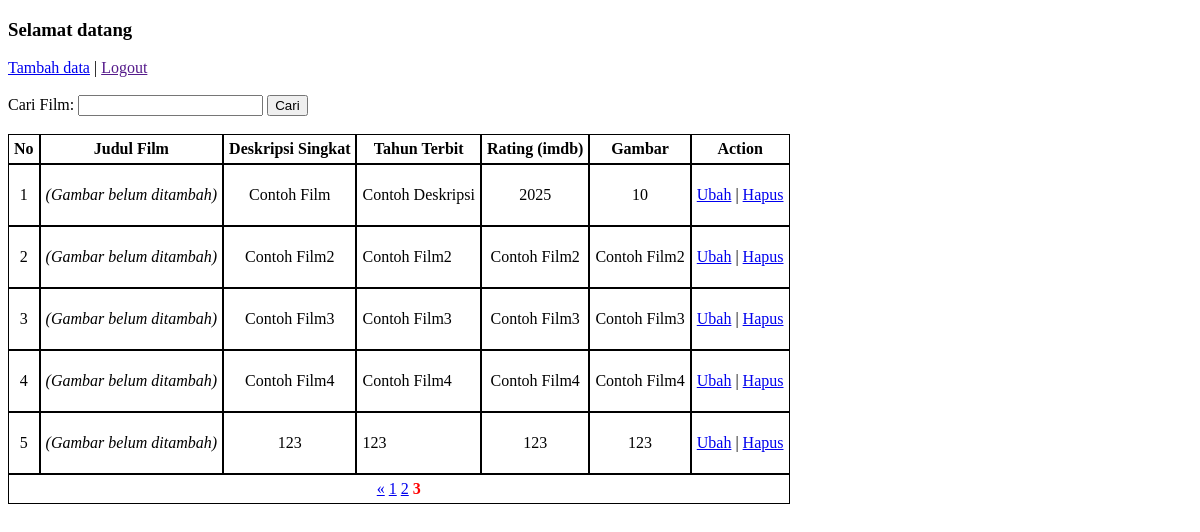
Page /index.php?halaman=3 on the committed database.
### tables this page shows
CREATE TABLE `datafilm` (
  `id` int(11) NOT NULL,
  `namaFilm` varchar(100) DEFAULT NULL,
  `deskripsiSingkat` varchar(255) DEFAULT NULL,
  `tahunTerbit` varchar(100) DEFAULT NULL,
  `rating` varchar(100) DEFAULT NULL,
  `img` varchar(100) DEFAULT NULL
);

### controller.php (called while the page is built, shortened)
<?php
    $db = mysqli_connect( 'localhost', 'root', '', 'film_library' );
    function query( $query ){
        global $db;
        $queryResult = mysqli_query( $db, $query );
        $rawDatas = [];
        while( $fetchResult = mysqli_fetch_assoc( $queryResult ) ){
            $rawDatas[] = $fetchResult;
        }
        return $rawDatas;
    }
    function index($request) {
        $limit = 5;
        if( isset($_GET['halaman']) < 1){
            $halamanAktif = 1;
        } else {
            $halamanAktif = $_GET['halaman'] ?? 1;
        }
        $index = $halamanAktif * $limit - $limit;
        $queryAllFilms = "SELECT * FROM datafilm LIMIT $index, $limit";
        $datas = query( $queryAllFilms );
        $countAllFilms = query('SELECT * FROM datafilm');
        $totalHalaman = ceil(count( $countAllFilms ) / $limit );
        $result =[ 'datas' => $datas, 'totalHalaman' => $totalHalaman, 'halamanAktif' => $halamanAktif];
        return $result;
    }
?>

### index.php (the view, shortened to what this page needs)
<?php
    require 'controller.php';
    $result = index($_POST) ?? false;
    if ($result != false ){
        $datas = $result['datas'];
        $totalHalaman = $result['totalHalaman'];
        $halamanAktif = $result['halamanAktif'];
    }
?>
<!DOCTYPE html>
<html>
<head>
    <link rel="stylesheet" href="css-index.css">
</head>
<body>
    <h3> Selamat datang </h3>
    <a href="tambah.php"> Tambah data</a>
    <p style="display: inline"> | </p>
    <a href=""> Logout </a>
    <br>
    <br>
    <form method="POST" action="">
        <label for="cariData"> Cari Film: </label> <input type="text" id="cariData" name="cariData" value="<?php $key = $datas[0]['key'] ?? null; echo $key;?>">
        <button type="submit" name="cariButton"> Cari </button>
    </form>
    <br>
    <table>
        <tr>
            <th> No </th>
            <th> Judul Film </th>
            <th> Deskripsi Singkat </th>
            <th> Tahun Terbit </th>
            <th> Rating (imdb) </th>
            <th> Gambar </th>
            <th> Action </th>
        </tr>
        <?php foreach( $datas as $key => $value ) : ?>
            <tr>
                <td> <?= $key + 1  ?> </td>
                <?php if(isset($value['img'])) : ?>
                    <td> <img src="img/<?= $value['img']; ?>" alt="Gambar film <?= $key + 1; ?>" width=100> </td>
                <?php else : ?>
                    <td> <p style="font-style: italic"> (Gambar belum ditambah) </p> </td>
                <?php endif ?>
                <td> <?= $value['namaFilm'] ?> </td>
                <td class="tdExclude"> <?= $value['deskripsiSingkat'] ?> </td>
                <td> <?= $value['tahunTerbit'] ?> </td>
                <td> <?= $value['rating'] ?> </td>
                <td>
                    <a href="ubah.php?id=<?= $value['id']; ?>"> Ubah</a>
                    <p style="display:inline"> | </p>
                    <a href="hapus.php?id=<?= $value['id']; ?>" onclick="return confirm('Apakah yakin untuk menghapus data ini?')"> Hapus</a>
                </td>
            </tr>
        <?php endforeach ?>
         <?php if( $totalHalaman > 1 && !isset($_POST['cariButton'])) : ?>
            <tr>
                <td colspan="7">
                    <?php if( $halamanAktif > 1) : ?>
                        <a href="index.php?halaman=<?= $halamanAktif - 1 ?> ">&laquo;</a>
                    <?php endif ?>
                    <?php for( $j = 1; $j <= $totalHalaman; $j++ ) : ?>
                        <?php if( $j != $halamanAktif ) : ?>
                            <a href="index.php?halaman=<?= $j; ?>"><?= $j; ?></a>
                        <?php else : ?>
                            <p style="font-weight: bold; color: red; display: inline"> <?=$j?> </p>
                        <?php endif ?>
                    <?php endfor ?>
                </td>
            </tr>
        <?php endif ?>
    </table>
</body>
</html>

### css-index.css (style rules this page uses)
th, td { border: 1px solid black; padding: 5px; text-align: center; }
.tdExclude { text-align:left; }
table { border-spacing:0; }

### rows in the picture
datafilm: shows "(Gambar belum ditambah)", namaFilm "Contoh Film", deskripsiSingkat "Contoh Deskripsi", tahunTerbit "2025", rating "10"
datafilm: shows "(Gambar belum ditambah)", namaFilm "Contoh Film2", deskripsiSingkat "Contoh Film2", tahunTerbit "Contoh Film2", rating "Contoh Film2"
datafilm: shows "(Gambar belum ditambah)", namaFilm "Contoh Film3", deskripsiSingkat "Contoh Film3", tahunTerbit "Contoh Film3", rating "Contoh Film3"
datafilm: shows "(Gambar belum ditambah)", namaFilm "Contoh Film4", deskripsiSingkat "Contoh Film4", tahunTerbit "Contoh Film4", rating "Contoh Film4"
datafilm: shows "(Gambar belum ditambah)", namaFilm "123", deskripsiSingkat "123", tahunTerbit "123", rating "123"
